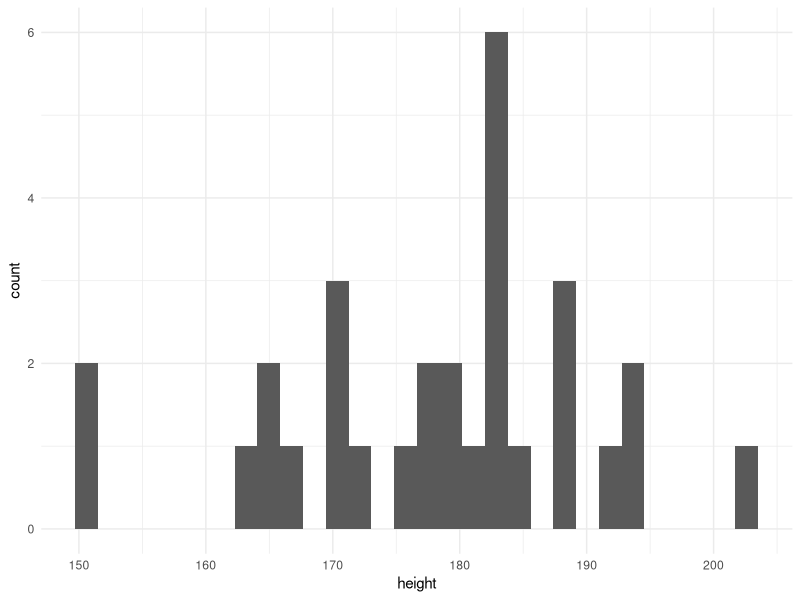
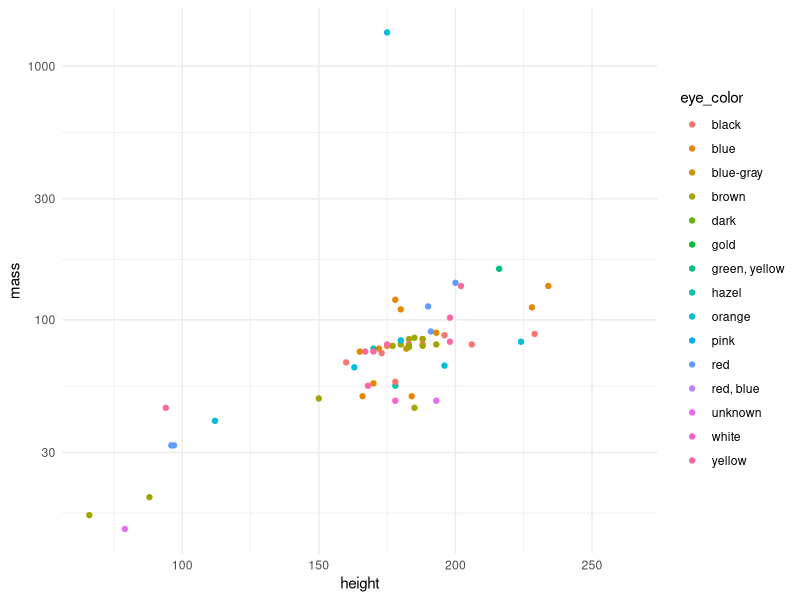
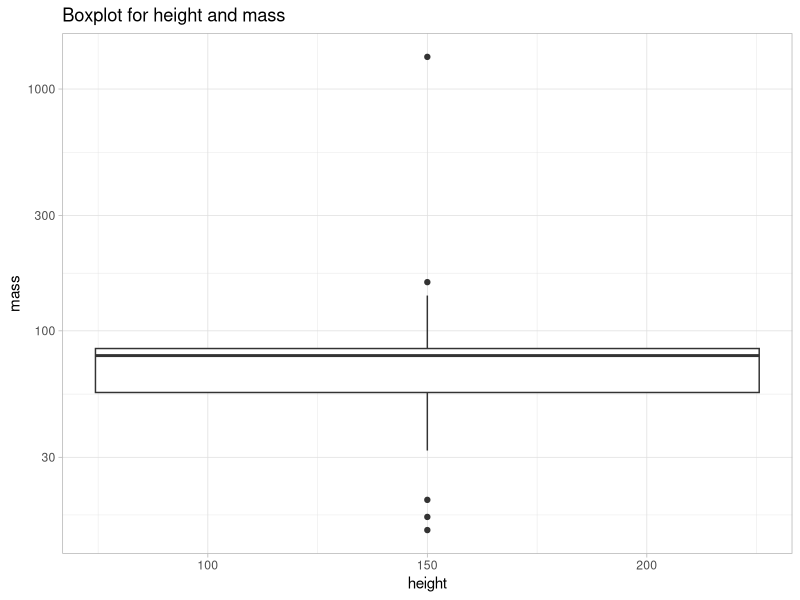
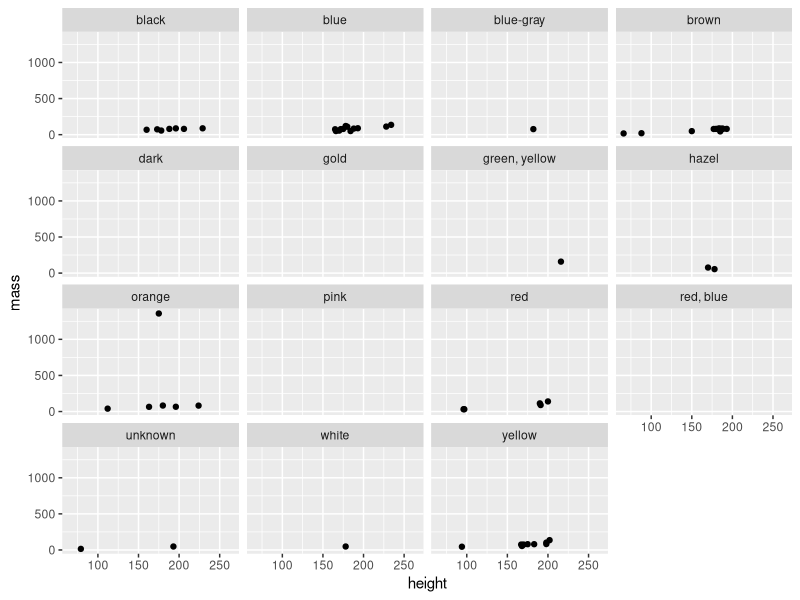

The R script that drew these images, in order:
# Liying

library(tidyverse)

View(starwars)
str(starwars)
names(starwars)

# talk about %>% 
# talk filter
# talk select

# historgram
starwars %>% 
  filter(species == "Human") %>% 
  ggplot(aes(height)) +
  geom_histogram() +
  theme_minimal()

# scatter plot
starwars %>% 
  select(height, mass, eye_color) %>% 
  ggplot(aes(height, mass, color = eye_color)) +
  geom_point() +
  scale_y_log10() +
  theme_minimal()

# Gayoung

# boxplot
ggplot(data= starwars)+
  aes(x = height, y =mass)+
  geom_boxplot() + #boxplot
  scale_y_log10() +
  theme_light() +
  ggtitle("Boxplot for height and mass")# +
#coord_flip()


# facet_wrap
ggplot(data= starwars)+
  aes(x = height, y =mass) +
  geom_point() +
  facet_wrap(.~eye_color) 
